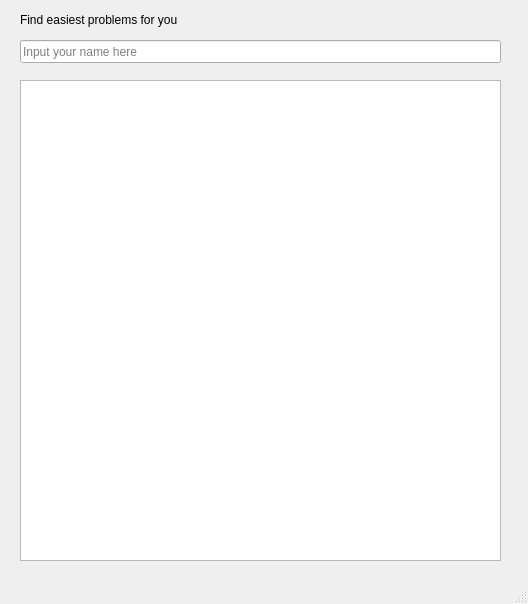
<?xml version="1.0" encoding="UTF-8"?>
<ui version="4.0">
 <class>MainWindow</class>
 <widget class="QMainWindow" name="MainWindow">
  <property name="geometry">
   <rect>
    <x>0</x>
    <y>0</y>
    <width>528</width>
    <height>604</height>
   </rect>
  </property>
  <property name="windowTitle">
   <string>MainWindow</string>
  </property>
  <widget class="QWidget" name="centralwidget">
   <widget class="QLabel" name="label">
    <property name="geometry">
     <rect>
      <x>20</x>
      <y>10</y>
      <width>461</width>
      <height>20</height>
     </rect>
    </property>
    <property name="minimumSize">
     <size>
      <width>57</width>
      <height>0</height>
     </size>
    </property>
    <property name="text">
     <string>Find easiest problems for you</string>
    </property>
   </widget>
   <widget class="QLineEdit" name="lineEdit">
    <property name="geometry">
     <rect>
      <x>20</x>
      <y>40</y>
      <width>481</width>
      <height>23</height>
     </rect>
    </property>
    <property name="inputMask">
     <string/>
    </property>
    <property name="placeholderText">
     <string>Input your name here</string>
    </property>
   </widget>
   <widget class="QListView" name="listView">
    <property name="geometry">
     <rect>
      <x>20</x>
      <y>80</y>
      <width>481</width>
      <height>481</height>
     </rect>
    </property>
   </widget>
  </widget>
  <widget class="QMenuBar" name="menubar">
   <property name="geometry">
    <rect>
     <x>0</x>
     <y>0</y>
     <width>528</width>
     <height>20</height>
    </rect>
   </property>
  </widget>
  <widget class="QStatusBar" name="statusbar"/>
 </widget>
 <resources/>
 <connections/>
</ui>
